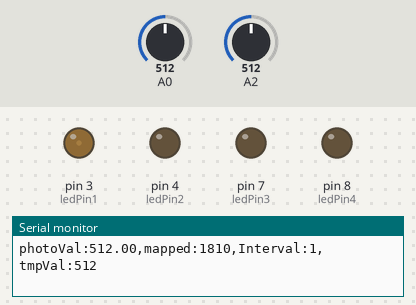
This sketch was run on a simulated Arduino Uno, built with avr-gcc and run on an emulated ATmega328P. Shown: output pins drawn as LEDs (lit = HIGH), the last lines printed to the serial monitor. The inputs (shaded band) are chosen by the test bench; at power-on: A0 = 512, A2 = 512.

Above: at 1.2 s.
1.3 s: A0 set to 173
4.3 s: A0 set to 139
At 4.46 s:
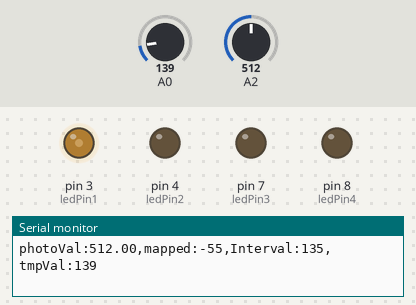
7.3 s: A0 set to 265
10.3 s: A2 set to 988
At 11.4 s:
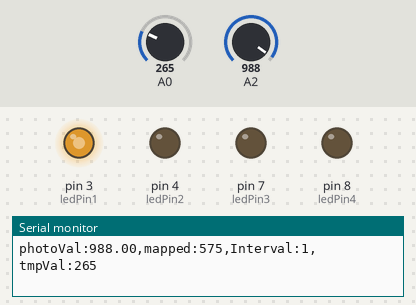
13.3 s: A2 set to 1015
Timing chart, 0 to 17.3 s (numbered marks = the images above; inputs shaded):
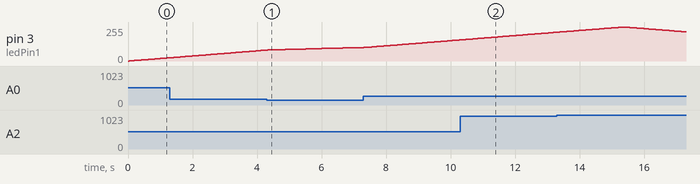

Measured:
- the behaviour switches between 156 and 155 on A0 (found by bisection; images 0 and 1)
- by itself, pin 3 (ledPin1): rises from 216/255 to 255/255 in 2.0 s, then falls to 219/255 in 1.9 s

The sketch:

0303_Breath_Accelerating__multiple_colors_.ino
```cpp
const int ledPin1 = 3;
const int ledPin2 = 4;
const int ledPin3 = 7;
const int ledPin4 = 8;

int Interval = 0;
int Interval2 = 100;
int mapped = 0;


int tmpVal;
float photoVal;
int counter = 0;
long preMillis = 0;
long preMillis2 = 0;


bool flipFlop = false;
bool trigger = false;


void setup() {
  Serial.begin(9600);
  pinMode(ledPin1, OUTPUT);
  pinMode(ledPin2, OUTPUT);
  pinMode(ledPin3, OUTPUT);
  pinMode(ledPin4, OUTPUT);

}


void loop() {

  analogWrite(ledPin1, counter);
  tmpVal = analogRead(A0);
  photoVal = analogRead(A2);


  //define Interval;
  Interval = 80 - mapped;
  mapped = map(tmpVal, 150, 170, 0, 100 );


  if (Interval < 1) {
    Interval = 1;
  }

  //--Breath Mode--// + //--Breath Accelerating Mode--//
  // timer1;

  if (millis() - preMillis >= Interval) {
    preMillis = millis();
    if (flipFlop == false) {
      counter = counter + 1;

    } else {
      counter = counter - 1;
    }
  }
  Serial.print(",mapped:");
  Serial.print(mapped);
  Serial.print(",Interval:");
  Serial.print(Interval);
  Serial.print(",tmpVal:");
  Serial.println(tmpVal);
  Serial.print("photoVal:");
  Serial.print(photoVal);

  // toggle timer1 with "dimmer";
  if (counter >= 255) {
    flipFlop = true;
  }

  if (counter <= 0) {
    flipFlop = false;
  }

  //--Multiple Colors Mode--//
  //the condition of timer2;
  //timer2;
  if (checkForInterval (Interval) == true) {
    if (millis() - preMillis2 >= Interval2) {
      preMillis2 = millis();
      if (trigger == false) {
        trigger = true;
      } else {
        trigger = false;
      }
    }
  }

  if (trigger == true) {
    digitalWrite (ledPin2, HIGH);
    digitalWrite (ledPin3, HIGH);
    digitalWrite (ledPin4, HIGH);
  } else if (trigger == false) {
    digitalWrite (ledPin2, LOW);
    digitalWrite (ledPin3, LOW);
    digitalWrite (ledPin4, LOW);

  }

}

boolean checkForInterval (int value) {
  if (value < 2 && value > 4 ) {
    return true;
  } else {
    return false;
  }

}
```
